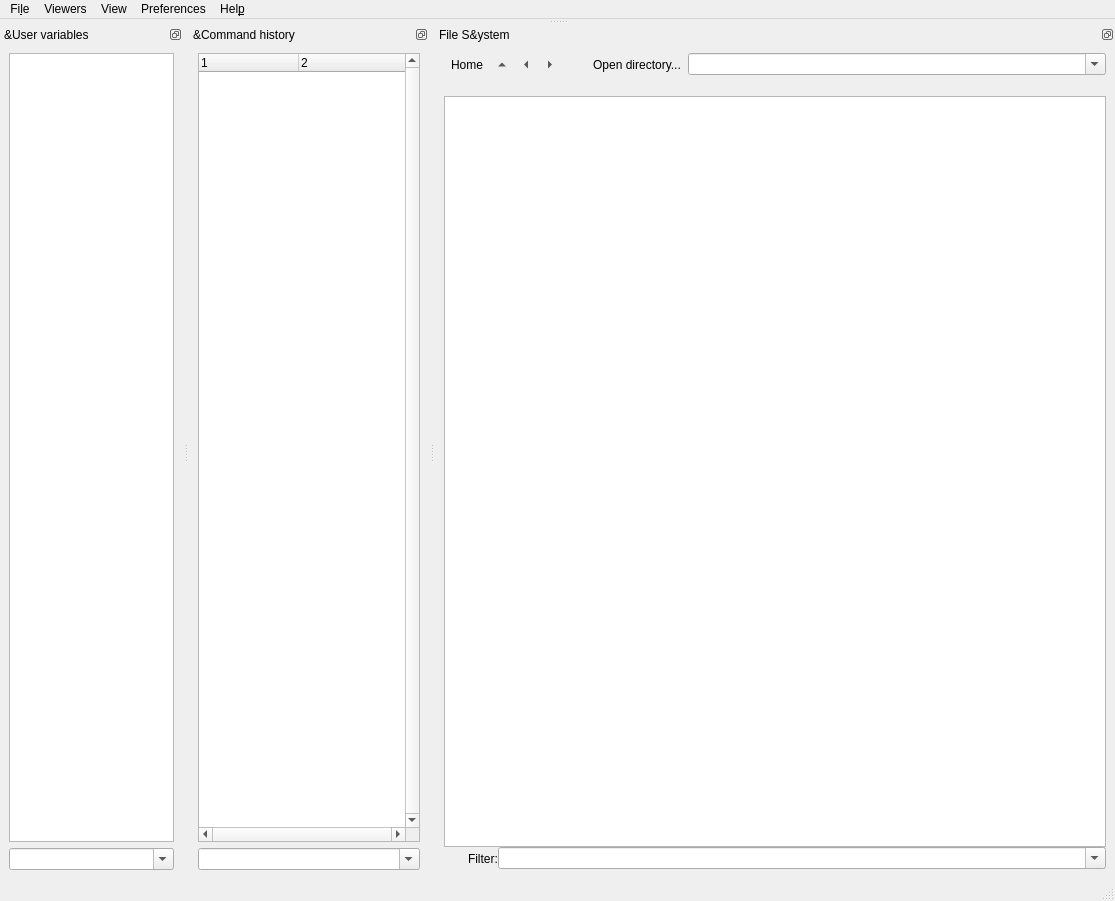
<?xml version="1.0" encoding="UTF-8"?>
<ui version="4.0">
 <author>Cezar Tigaret</author>
 <class>ScipyenWindow</class>
 <widget class="QMainWindow" name="ScipyenWindow">
  <property name="geometry">
   <rect>
    <x>0</x>
    <y>0</y>
    <width>1115</width>
    <height>901</height>
   </rect>
  </property>
  <property name="acceptDrops">
   <bool>true</bool>
  </property>
  <property name="windowTitle">
   <string>Scipyen</string>
  </property>
  <widget class="QWidget" name="centralwidget">
   <property name="maximumSize">
    <size>
     <width>0</width>
     <height>0</height>
    </size>
   </property>
   <layout class="QVBoxLayout" name="verticalLayout">
    <property name="spacing">
     <number>0</number>
    </property>
    <property name="leftMargin">
     <number>0</number>
    </property>
    <property name="topMargin">
     <number>0</number>
    </property>
    <property name="rightMargin">
     <number>0</number>
    </property>
    <property name="bottomMargin">
     <number>0</number>
    </property>
   </layout>
  </widget>
  <widget class="QMenuBar" name="menubar">
   <property name="geometry">
    <rect>
     <x>0</x>
     <y>0</y>
     <width>1115</width>
     <height>28</height>
    </rect>
   </property>
   <widget class="QMenu" name="menuFile">
    <property name="title">
     <string>Fi&amp;le</string>
    </property>
    <widget class="QMenu" name="menuPrint_IPython_Namespace">
     <property name="title">
      <string>Co&amp;nsole</string>
     </property>
     <addaction name="actionOpen_Console"/>
     <addaction name="actionRestore_Workspace"/>
    </widget>
    <widget class="QMenu" name="menuImport">
     <property name="title">
      <string>&amp;Import</string>
     </property>
     <addaction name="actionImport_Fluorescence_Time_Series_File"/>
     <addaction name="actionImport_XY_Raster_Scan_File"/>
     <addaction name="actionImport_Electrophysiology_File"/>
     <addaction name="actionImport_Protocol_File"/>
    </widget>
    <addaction name="actionOpen"/>
    <addaction name="menuImport"/>
    <addaction name="actionSave"/>
    <addaction name="actionSave_pickle"/>
    <addaction name="actionChange_Working_Directory"/>
    <addaction name="separator"/>
    <addaction name="separator"/>
    <addaction name="menuPrint_IPython_Namespace"/>
    <addaction name="actionReload_Plugins"/>
    <addaction name="separator"/>
    <addaction name="actionQuit"/>
   </widget>
   <widget class="QMenu" name="menuHelp">
    <property name="title">
     <string>Hel&amp;p</string>
    </property>
    <addaction name="actionHelp_On_Console"/>
   </widget>
   <widget class="QMenu" name="menuView">
    <property name="title">
     <string>View</string>
    </property>
    <widget class="QMenu" name="menuSelected_Image_or_Volume">
     <property name="title">
      <string>&amp;Selected Variable</string>
     </property>
     <addaction name="actionView_Data_New_Window"/>
     <addaction name="actionView_Data"/>
    </widget>
    <addaction name="menuSelected_Image_or_Volume"/>
   </widget>
   <widget class="QMenu" name="menuViewers">
    <property name="title">
     <string>Viewers</string>
    </property>
    <addaction name="actionNew_Image_Viewer"/>
    <addaction name="actionNew_Signal_Viewer"/>
   </widget>
   <widget class="QMenu" name="menuPreferences">
    <property name="title">
     <string>Preferences</string>
    </property>
    <addaction name="actionConsole_font"/>
   </widget>
   <addaction name="menuFile"/>
   <addaction name="menuViewers"/>
   <addaction name="menuView"/>
   <addaction name="menuPreferences"/>
   <addaction name="menuHelp"/>
  </widget>
  <widget class="QStatusBar" name="statusbar"/>
  <widget class="QDockWidget" name="dockWidgetWorkspace">
   <property name="sizePolicy">
    <sizepolicy hsizetype="Preferred" vsizetype="Expanding">
     <horstretch>0</horstretch>
     <verstretch>0</verstretch>
    </sizepolicy>
   </property>
   <property name="features">
    <set>QDockWidget::DockWidgetFloatable|QDockWidget::DockWidgetMovable</set>
   </property>
   <property name="windowTitle">
    <string>&amp;User variables</string>
   </property>
   <attribute name="dockWidgetArea">
    <number>8</number>
   </attribute>
   <widget class="QWidget" name="dockWidgetWorkspace_Contents">
    <layout class="QVBoxLayout" name="verticalLayout_3">
     <item>
      <widget class="QTableView" name="workspaceView">
       <property name="sizePolicy">
        <sizepolicy hsizetype="Preferred" vsizetype="Preferred">
         <horstretch>0</horstretch>
         <verstretch>0</verstretch>
        </sizepolicy>
       </property>
       <property name="contextMenuPolicy">
        <enum>Qt::CustomContextMenu</enum>
       </property>
       <property name="acceptDrops">
        <bool>true</bool>
       </property>
       <property name="toolTip">
        <string>Left click to select; left double click to display; right click for context menu.</string>
       </property>
       <property name="statusTip">
        <string>Left click to select; left double click to display; right click for context menu.</string>
       </property>
       <property name="whatsThis">
        <string>Left button click selects (press SHIFT for continuous, CTRL for extended selection). 

Left button double-click opens data in viewer (SHIFT for a new viewer) or displays data in console if no appropriate viewer exists.

Right button click opens context menu with more actions.

NOTE: you can click anywhere in the row to select</string>
       </property>
       <property name="sizeAdjustPolicy">
        <enum>QAbstractScrollArea::AdjustToContents</enum>
       </property>
       <property name="showDropIndicator" stdset="0">
        <bool>false</bool>
       </property>
       <property name="dragEnabled">
        <bool>true</bool>
       </property>
       <property name="dragDropOverwriteMode">
        <bool>false</bool>
       </property>
       <property name="dragDropMode">
        <enum>QAbstractItemView::DragOnly</enum>
       </property>
       <property name="defaultDropAction">
        <enum>Qt::IgnoreAction</enum>
       </property>
       <property name="alternatingRowColors">
        <bool>true</bool>
       </property>
       <property name="showGrid">
        <bool>false</bool>
       </property>
       <property name="gridStyle">
        <enum>Qt::DotLine</enum>
       </property>
       <property name="sortingEnabled">
        <bool>true</bool>
       </property>
       <property name="wordWrap">
        <bool>false</bool>
       </property>
       <attribute name="horizontalHeaderCascadingSectionResizes">
        <bool>true</bool>
       </attribute>
       <attribute name="verticalHeaderVisible">
        <bool>true</bool>
       </attribute>
       <attribute name="verticalHeaderShowSortIndicator" stdset="0">
        <bool>false</bool>
       </attribute>
      </widget>
     </item>
     <item>
      <widget class="QComboBox" name="varNameFilterFinderComboBox">
       <property name="sizePolicy">
        <sizepolicy hsizetype="MinimumExpanding" vsizetype="Fixed">
         <horstretch>0</horstretch>
         <verstretch>0</verstretch>
        </sizepolicy>
       </property>
       <property name="toolTip">
        <string>Find variable by name using regular expressions. Pres ENTER to remember this expression.</string>
       </property>
       <property name="statusTip">
        <string>Find variable by name using regular expressions. Pres ENTER to remember this expression.</string>
       </property>
       <property name="whatsThis">
        <string>Find variable by name using regular expressions. Pres ENTER to remember this expression.</string>
       </property>
       <property name="editable">
        <bool>true</bool>
       </property>
      </widget>
     </item>
    </layout>
   </widget>
  </widget>
  <widget class="QDockWidget" name="dockWidget_History">
   <property name="sizePolicy">
    <sizepolicy hsizetype="Preferred" vsizetype="Expanding">
     <horstretch>0</horstretch>
     <verstretch>0</verstretch>
    </sizepolicy>
   </property>
   <property name="features">
    <set>QDockWidget::DockWidgetFloatable|QDockWidget::DockWidgetMovable</set>
   </property>
   <property name="windowTitle">
    <string>&amp;Command history</string>
   </property>
   <attribute name="dockWidgetArea">
    <number>8</number>
   </attribute>
   <widget class="QWidget" name="dockWidgetHistory_Contents">
    <layout class="QVBoxLayout" name="verticalLayout_4">
     <item>
      <widget class="QTreeWidget" name="historyTreeWidget">
       <property name="sizePolicy">
        <sizepolicy hsizetype="Preferred" vsizetype="Preferred">
         <horstretch>0</horstretch>
         <verstretch>0</verstretch>
        </sizepolicy>
       </property>
       <property name="contextMenuPolicy">
        <enum>Qt::CustomContextMenu</enum>
       </property>
       <property name="verticalScrollBarPolicy">
        <enum>Qt::ScrollBarAlwaysOn</enum>
       </property>
       <property name="horizontalScrollBarPolicy">
        <enum>Qt::ScrollBarAlwaysOn</enum>
       </property>
       <property name="sizeAdjustPolicy">
        <enum>QAbstractScrollArea::AdjustToContents</enum>
       </property>
       <property name="showDropIndicator" stdset="0">
        <bool>false</bool>
       </property>
       <property name="dragEnabled">
        <bool>true</bool>
       </property>
       <property name="dragDropMode">
        <enum>QAbstractItemView::DragOnly</enum>
       </property>
       <property name="alternatingRowColors">
        <bool>true</bool>
       </property>
       <property name="selectionMode">
        <enum>QAbstractItemView::ExtendedSelection</enum>
       </property>
       <property name="selectionBehavior">
        <enum>QAbstractItemView::SelectItems</enum>
       </property>
       <property name="columnCount">
        <number>2</number>
       </property>
       <attribute name="headerVisible">
        <bool>true</bool>
       </attribute>
       <attribute name="headerCascadingSectionResizes">
        <bool>true</bool>
       </attribute>
       <attribute name="headerDefaultSectionSize">
        <number>100</number>
       </attribute>
       <attribute name="headerHighlightSections">
        <bool>true</bool>
       </attribute>
       <attribute name="headerMinimumSectionSize">
        <number>100</number>
       </attribute>
       <attribute name="headerShowSortIndicator" stdset="0">
        <bool>false</bool>
       </attribute>
       <column>
        <property name="text">
         <string notr="true">1</string>
        </property>
       </column>
       <column>
        <property name="text">
         <string notr="true">2</string>
        </property>
       </column>
      </widget>
     </item>
     <item>
      <widget class="QComboBox" name="commandFinderComboBox">
       <property name="sizePolicy">
        <sizepolicy hsizetype="MinimumExpanding" vsizetype="Fixed">
         <horstretch>0</horstretch>
         <verstretch>0</verstretch>
        </sizepolicy>
       </property>
       <property name="toolTip">
        <string>Search for commands in the selected session, using regular expressions</string>
       </property>
       <property name="statusTip">
        <string>Search for commands in the selected session, using regular expressions</string>
       </property>
       <property name="whatsThis">
        <string>Search for commands in the selected session, using regular expressions</string>
       </property>
       <property name="editable">
        <bool>true</bool>
       </property>
      </widget>
     </item>
    </layout>
   </widget>
  </widget>
  <widget class="QDockWidget" name="FileSystemBrowser">
   <property name="sizePolicy">
    <sizepolicy hsizetype="Preferred" vsizetype="Expanding">
     <horstretch>0</horstretch>
     <verstretch>0</verstretch>
    </sizepolicy>
   </property>
   <property name="features">
    <set>QDockWidget::DockWidgetFloatable|QDockWidget::DockWidgetMovable</set>
   </property>
   <property name="windowTitle">
    <string>File S&amp;ystem</string>
   </property>
   <attribute name="dockWidgetArea">
    <number>8</number>
   </attribute>
   <widget class="QWidget" name="dockWidgetContents">
    <layout class="QVBoxLayout" name="verticalLayout_5">
     <item>
      <layout class="QHBoxLayout" name="horizontalLayout">
       <property name="spacing">
        <number>0</number>
       </property>
       <item>
        <widget class="QToolButton" name="dirHomeBtn">
         <property name="toolTip">
          <string>Go to Home directory</string>
         </property>
         <property name="text">
          <string>Home</string>
         </property>
         <property name="icon">
          <iconset theme="go-home">
           <normaloff>.</normaloff>.</iconset>
         </property>
         <property name="autoRaise">
          <bool>true</bool>
         </property>
        </widget>
       </item>
       <item>
        <widget class="QToolButton" name="dirUpBtn">
         <property name="toolTip">
          <string>Go to parent directory</string>
         </property>
         <property name="text">
          <string>Parent directory</string>
         </property>
         <property name="icon">
          <iconset theme="go-up">
           <normaloff>.</normaloff>.</iconset>
         </property>
         <property name="autoRaise">
          <bool>true</bool>
         </property>
         <property name="arrowType">
          <enum>Qt::UpArrow</enum>
         </property>
        </widget>
       </item>
       <item>
        <widget class="QToolButton" name="dirBackBtn">
         <property name="toolTip">
          <string>Go back</string>
         </property>
         <property name="text">
          <string>Previous directory</string>
         </property>
         <property name="icon">
          <iconset theme="go-previous">
           <normaloff>.</normaloff>.</iconset>
         </property>
         <property name="autoRaise">
          <bool>true</bool>
         </property>
         <property name="arrowType">
          <enum>Qt::LeftArrow</enum>
         </property>
        </widget>
       </item>
       <item>
        <widget class="QToolButton" name="dirFwdBtn">
         <property name="toolTip">
          <string>Go forward</string>
         </property>
         <property name="text">
          <string>Next directory</string>
         </property>
         <property name="icon">
          <iconset theme="go-next">
           <normaloff>.</normaloff>.</iconset>
         </property>
         <property name="autoRaise">
          <bool>true</bool>
         </property>
         <property name="arrowType">
          <enum>Qt::RightArrow</enum>
         </property>
        </widget>
       </item>
       <item>
        <widget class="QToolButton" name="viewFilesFilterToolBtn">
         <property name="text">
          <string/>
         </property>
         <property name="icon">
          <iconset resource="resources/resources.qrc">
           <normaloff>:/images/view-filter.svg</normaloff>
           <normalon>:/images/view-filter.svg</normalon>:/images/view-filter.svg</iconset>
         </property>
         <property name="autoRaise">
          <bool>true</bool>
         </property>
         <property name="arrowType">
          <enum>Qt::NoArrow</enum>
         </property>
        </widget>
       </item>
       <item>
        <widget class="QToolButton" name="selDirBtn">
         <property name="toolTip">
          <string>Select directory</string>
         </property>
         <property name="text">
          <string>Open directory...</string>
         </property>
         <property name="icon">
          <iconset theme="document-open">
           <normaloff>.</normaloff>.</iconset>
         </property>
         <property name="autoRaise">
          <bool>true</bool>
         </property>
        </widget>
       </item>
       <item>
        <widget class="QComboBox" name="directoryComboBox">
         <property name="sizePolicy">
          <sizepolicy hsizetype="Expanding" vsizetype="Fixed">
           <horstretch>3</horstretch>
           <verstretch>0</verstretch>
          </sizepolicy>
         </property>
         <property name="acceptDrops">
          <bool>true</bool>
         </property>
         <property name="toolTip">
          <string>Type path or drop a directory here or click arrow to select from recent directories.</string>
         </property>
         <property name="statusTip">
          <string>Type path or drop a directory here or click arrow to select from recent directories.</string>
         </property>
         <property name="whatsThis">
          <string>Type path or drop a directory here or click arrow to select from recent directories.</string>
         </property>
         <property name="editable">
          <bool>true</bool>
         </property>
        </widget>
       </item>
      </layout>
     </item>
     <item>
      <layout class="QVBoxLayout" name="verticalLayout_2">
       <property name="spacing">
        <number>0</number>
       </property>
       <item>
        <widget class="QLabel" name="currentDirLabel">
         <property name="sizePolicy">
          <sizepolicy hsizetype="Ignored" vsizetype="Fixed">
           <horstretch>0</horstretch>
           <verstretch>0</verstretch>
          </sizepolicy>
         </property>
         <property name="text">
          <string/>
         </property>
        </widget>
       </item>
       <item>
        <widget class="QTreeView" name="fileSystemTreeView">
         <property name="sizePolicy">
          <sizepolicy hsizetype="Preferred" vsizetype="Expanding">
           <horstretch>0</horstretch>
           <verstretch>0</verstretch>
          </sizepolicy>
         </property>
         <property name="contextMenuPolicy">
          <enum>Qt::CustomContextMenu</enum>
         </property>
         <property name="acceptDrops">
          <bool>false</bool>
         </property>
         <property name="sizeAdjustPolicy">
          <enum>QAbstractScrollArea::AdjustToContentsOnFirstShow</enum>
         </property>
         <property name="editTriggers">
          <set>QAbstractItemView::DoubleClicked</set>
         </property>
         <property name="tabKeyNavigation">
          <bool>true</bool>
         </property>
         <property name="showDropIndicator" stdset="0">
          <bool>false</bool>
         </property>
         <property name="selectionMode">
          <enum>QAbstractItemView::ExtendedSelection</enum>
         </property>
         <property name="selectionBehavior">
          <enum>QAbstractItemView::SelectItems</enum>
         </property>
         <property name="iconSize">
          <size>
           <width>16</width>
           <height>16</height>
          </size>
         </property>
         <property name="uniformRowHeights">
          <bool>true</bool>
         </property>
         <property name="sortingEnabled">
          <bool>true</bool>
         </property>
         <attribute name="headerCascadingSectionResizes">
          <bool>true</bool>
         </attribute>
         <attribute name="headerDefaultSectionSize">
          <number>100</number>
         </attribute>
         <attribute name="headerHighlightSections">
          <bool>true</bool>
         </attribute>
         <attribute name="headerMinimumSectionSize">
          <number>100</number>
         </attribute>
         <attribute name="headerShowSortIndicator" stdset="0">
          <bool>true</bool>
         </attribute>
         <attribute name="headerStretchLastSection">
          <bool>true</bool>
         </attribute>
        </widget>
       </item>
       <item>
        <widget class="QFrame" name="filesFilterFrame">
         <property name="frameShape">
          <enum>QFrame::NoFrame</enum>
         </property>
         <property name="frameShadow">
          <enum>QFrame::Plain</enum>
         </property>
         <property name="lineWidth">
          <number>0</number>
         </property>
         <layout class="QHBoxLayout" name="horizontalLayout_2">
          <property name="spacing">
           <number>0</number>
          </property>
          <property name="leftMargin">
           <number>0</number>
          </property>
          <property name="topMargin">
           <number>0</number>
          </property>
          <property name="rightMargin">
           <number>0</number>
          </property>
          <property name="bottomMargin">
           <number>0</number>
          </property>
          <item>
           <widget class="QToolButton" name="hideFilesFilterToolBtn">
            <property name="toolTip">
             <string>Hide file filter</string>
            </property>
            <property name="statusTip">
             <string>Hide file filter</string>
            </property>
            <property name="whatsThis">
             <string>Hide file filter</string>
            </property>
            <property name="text">
             <string/>
            </property>
            <property name="icon">
             <iconset resource="resources/resources.qrc">
              <normaloff>:/images/window-close.svg</normaloff>:/images/window-close.svg</iconset>
            </property>
            <property name="autoRaise">
             <bool>true</bool>
            </property>
           </widget>
          </item>
          <item>
           <widget class="QLabel" name="filesFilterLabel">
            <property name="text">
             <string>Filter:</string>
            </property>
            <property name="buddy">
             <cstring>fileSystemFilter</cstring>
            </property>
           </widget>
          </item>
          <item>
           <widget class="QComboBox" name="fileSystemFilter">
            <property name="sizePolicy">
             <sizepolicy hsizetype="Preferred" vsizetype="Fixed">
              <horstretch>1</horstretch>
              <verstretch>0</verstretch>
             </sizepolicy>
            </property>
            <property name="toolTip">
             <string>Filter files by name and/or extension, using regular expressions</string>
            </property>
            <property name="statusTip">
             <string>Filter files by name and/or extension, using regular expressions</string>
            </property>
            <property name="whatsThis">
             <string>Filter files by name and/or extension, using regular expressions</string>
            </property>
            <property name="editable">
             <bool>true</bool>
            </property>
            <property name="insertPolicy">
             <enum>QComboBox::InsertAtTop</enum>
            </property>
           </widget>
          </item>
         </layout>
        </widget>
       </item>
      </layout>
     </item>
    </layout>
   </widget>
  </widget>
  <action name="actionSave">
   <property name="text">
    <string>&amp;Save As ...</string>
   </property>
  </action>
  <action name="actionQuit">
   <property name="text">
    <string>&amp;Quit</string>
   </property>
  </action>
  <action name="actionOpen_Console">
   <property name="text">
    <string>&amp;Console</string>
   </property>
  </action>
  <action name="actionRestore_Workspace">
   <property name="text">
    <string>&amp;Restore Workspace</string>
   </property>
  </action>
  <action name="actionHelp_On_Console">
   <property name="text">
    <string>&amp;On Console</string>
   </property>
  </action>
  <action name="actionImport_Fluorescence_Time_Series_File">
   <property name="text">
    <string>&amp;Fluorescence Time Series</string>
   </property>
  </action>
  <action name="actionImport_XY_Raster_Scan_File">
   <property name="text">
    <string>&amp;XY Raster Scan</string>
   </property>
  </action>
  <action name="actionImport_Electrophysiology_File">
   <property name="text">
    <string>&amp;Electrophysiology</string>
   </property>
  </action>
  <action name="actionImport_Protocol_File">
   <property name="text">
    <string>&amp;Protocol</string>
   </property>
  </action>
  <action name="actionOpen_Image_File">
   <property name="text">
    <string>&amp;Image</string>
   </property>
  </action>
  <action name="actionOpen_Scan_Data_File">
   <property name="text">
    <string>&amp;Scan Data</string>
   </property>
  </action>
  <action name="actionView_Data_New_Window">
   <property name="text">
    <string>&amp;In New Window</string>
   </property>
  </action>
  <action name="actionView_Data">
   <property name="text">
    <string>In &amp;Current Window</string>
   </property>
  </action>
  <action name="actionReload_Plugins">
   <property name="text">
    <string>&amp;Reload Plugins</string>
   </property>
  </action>
  <action name="actionOpen_Image_File_Using_BioFormats">
   <property name="text">
    <string>Image &amp;Using BioFormats</string>
   </property>
  </action>
  <action name="actionChange_Working_Directory">
   <property name="text">
    <string>&amp;Change Working Directory</string>
   </property>
  </action>
  <action name="actionNew_Signal_Viewer">
   <property name="text">
    <string>New &amp;Signal Viewer</string>
   </property>
  </action>
  <action name="actionNew_Image_Viewer">
   <property name="text">
    <string>&amp;New Image Viewer</string>
   </property>
  </action>
  <action name="actionOpen">
   <property name="text">
    <string>&amp;Open...</string>
   </property>
  </action>
  <action name="actionOpen_Files">
   <property name="text">
    <string>Open &amp;Files...</string>
   </property>
  </action>
  <action name="actionSave_pickle">
   <property name="text">
    <string>Save (&amp;pickle) selected variables</string>
   </property>
  </action>
  <action name="actionScriptRun">
   <property name="text">
    <string>&amp;Run...</string>
   </property>
  </action>
  <action name="actionScriptToConsole">
   <property name="text">
    <string>&amp;To console...</string>
   </property>
  </action>
  <action name="actionConsole_font">
   <property name="text">
    <string>Console font...</string>
   </property>
  </action>
 </widget>
 <resources>
  <include location="resources/resources.qrc"/>
 </resources>
 <connections/>
</ui>
